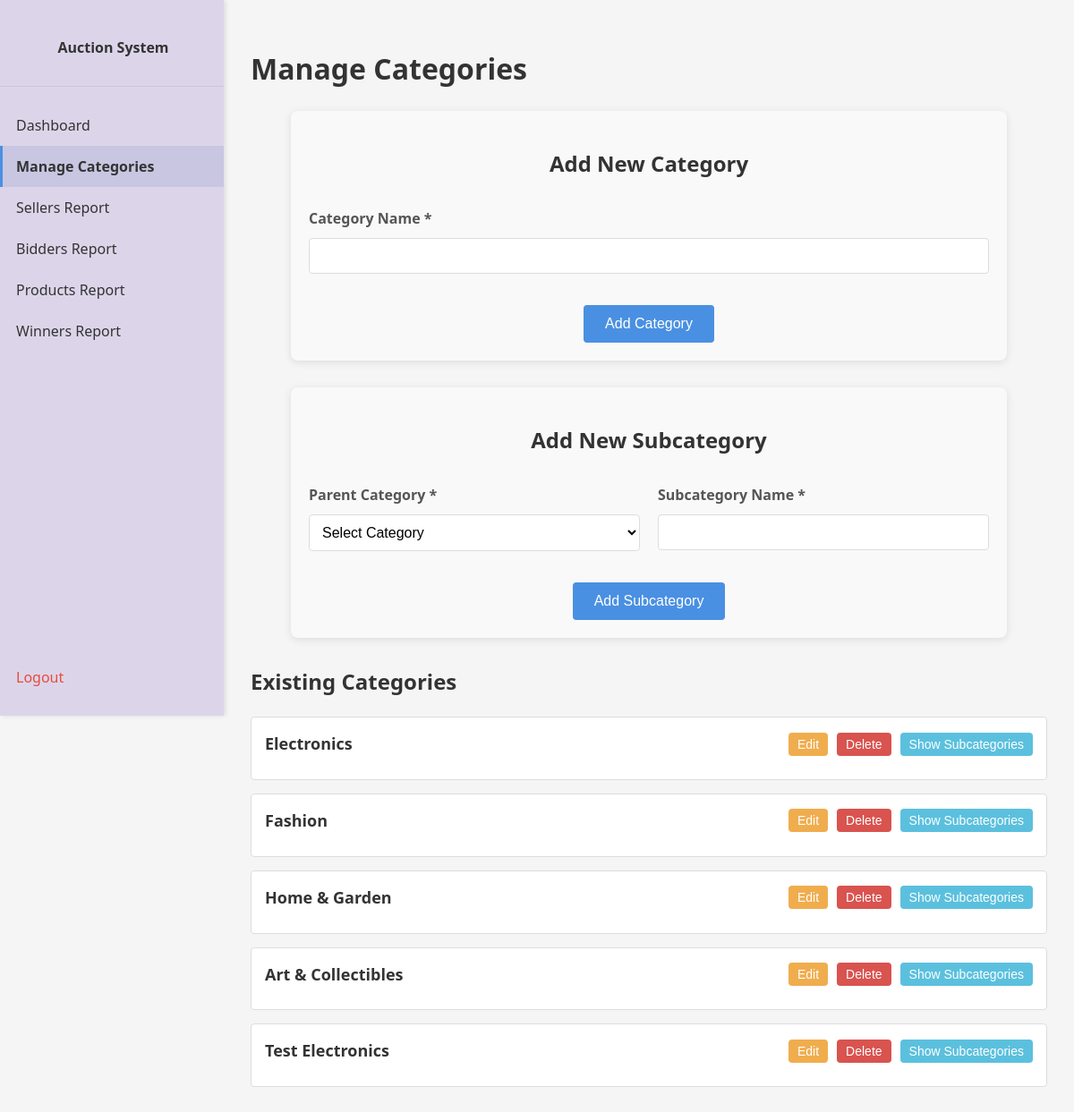
The app's page /admin/categories (signed in) with its own data.
### app/models.py (models this page shows, shortened)
class Category(db.Model):
    __tablename__ = 'categories'
    id = db.Column(db.Integer, primary_key=True)
    name = db.Column(db.String(100), nullable=False, unique=True)
    subcategories = db.relationship('Subcategory', backref='category', lazy=True)
    products = db.relationship('Product', backref='category', lazy=True)

### app/admin.py (the view)
@admin.route('/admin/categories')
@login_required
@role_required('admin')
def admin_categories():
    categories = Category.query.all()
    return render_template('admin_categories.html', categories=categories)

### app/utils.py (called while the page is built)
def login_required(f):
    @wraps(f)
    def decorated_function(*args, **kwargs):
        if 'user_id' not in session:
            return redirect(url_for('main.home'))
        return f(*args, **kwargs)
    return decorated_function

def role_required(role):
    def decorator(f):
        @wraps(f)
        def decorated_function(*args, **kwargs):
            if 'user_id' not in session or session.get('role') != role:
                return redirect(url_for('main.home'))
            return f(*args, **kwargs)
        return decorated_function
    return decorator

### app/templates/admin_categories.html (shortened to what this page needs)
<!DOCTYPE html>
<html>
<head>
    <link rel="stylesheet" href="{{ url_for('static', filename='style.css') }}">
</head>
<body>
    <div class="sidenav">
        <div class="brand">
            <a href="{{ url_for('main.home') }}">Auction System</a>
        </div>
        <a href="{{ url_for('admin.admin_dashboard') }}">Dashboard</a>
        <a href="{{ url_for('admin.admin_categories') }}" class="active">Manage Categories</a>
        <a href="{{ url_for('admin.admin_sellers_report') }}">Sellers Report</a>
        <a href="{{ url_for('admin.admin_bidders_report') }}">Bidders Report</a>
        <a href="{{ url_for('admin.admin_products_report') }}">Products Report</a>
        <a href="{{ url_for('admin.admin_winners_report') }}">Winners Report</a>
        <div class="logout">
            <a href="{{ url_for('auth.logout') }}">Logout</a>
        </div>
    </div>
    <div class="content">
        <h1>Manage Categories</h1>
        <div class="form-container">
            <h2 class="form-title">Add New Category</h2>
            <form id="category-form">
                <div class="form-row">
                    <div class="form-group">
                        <label for="category_name">Category Name *</label>
                        <input type="text" id="category_name" name="category_name" required>
                    </div>
                </div>
                <div class="form-actions">
                    <button type="submit" class="btn-submit">Add Category</button>
                </div>
            </form>
        </div>
        <div class="form-container" style="margin-top: 30px;">
            <h2 class="form-title">Add New Subcategory</h2>
            <form id="subcategory-form">
                <div class="form-row">
                    <div class="form-group">
                        <label for="parent_category">Parent Category *</label>
                        <select id="parent_category" name="parent_category" required>
                            <option value="">Select Category</option>
                        </select>
                    </div>
                    <div class="form-group">
                        <label for="subcategory_name">Subcategory Name *</label>
                        <input type="text" id="subcategory_name" name="subcategory_name" required>
                    </div>
                </div>
                <div class="form-actions">
                    <button type="submit" class="btn-submit">Add Subcategory</button>
                </div>
            </form>
        </div>
        <div class="categories-list">
            <h2>Existing Categories</h2>
            {% for category in categories %}
            <div class="category-item">
                <div class="category-header">
                    <div class="category-name">{{ category.name }}</div>
                    <div class="action-buttons">
                        <button class="btn-edit" onclick="editCategory({{ category.id }}, '{{ category.name }}')">Edit</button>
                        <button class="btn-delete" onclick="deleteCategory({{ category.id }})">Delete</button>
                        <button class="btn-toggle" onclick="toggleSubcategories({{ category.id }})">Show Subcategories</button>
                    </div>
                </div>
            </div>
            {% endfor %}
        </div>
    </div>
</body>
</html>

### app/static/style.css (style rules this page uses)
* { box-sizing: border-box; }
body { margin: 0; padding: 0; font-family: 'Segoe UI', Arial, sans-serif; display: flex; flex-direction: column; background-color: #f5f5f5; color: #333; min-height: 100vh; overflow-x: hidden; }
.content { padding: 30px; flex: 1; line-height: 1.6; width: 100%; box-sizing: border-box; margin: 0 auto; margin-left: 250px; max-width: calc(100vw - 250px); overflow-x: hidden; }
.sidenav { height: 100vh; width: 250px; position: fixed; z-index: 1; top: 0; left: 0; background-color: #dcd5ea; overflow-x: hidden; padding-top: 20px; box-shadow: 2px 0 5px rgba(0,0,0,0.1); }
.sidenav .brand { padding: 10px 15px 20px 15px; font-size: 20px; font-weight: bold; color: #333; border-bottom: 1px solid #c9c6e1; margin-bottom: 20px; text-align: center; }
.sidenav .brand a { color: #333; text-decoration: none; }
.sidenav a { padding: 12px 15px; text-decoration: none; font-size: 16px; color: #333; display: block; transition: 0.3s; border-left: 3px solid transparent; }
.sidenav a.active { background-color: #c9c6e1; border-left: 3px solid #4a90e2; font-weight: bold; }
.sidenav .logout { position: absolute; bottom: 20px; width: 100%; }
.sidenav .logout a { color: #e74c3c; }
.form-group { margin-bottom: 15px; }
.form-group label { display: block; margin-bottom: 5px; color: #333; font-weight: 500; }
.form-group input, .form-group select { width: 100%; padding: 8px; border: 1px solid #ddd; border-radius: 4px; font-size: 14px; }
.form-group select { background-color: white; }

### app/templates/admin_categories.html (style rules this page uses)
.form-container { max-width: 800px; margin: 0 auto; padding: 20px; background-color: #f9f9f9; border-radius: 8px; box-shadow: 0 2px 10px rgba(0,0,0,0.1); }
.form-title { text-align: center; margin-bottom: 30px; color: #333; }
.form-row { display: flex; flex-wrap: wrap; margin-bottom: 15px; gap: 20px; }
.form-group { flex: 1; min-width: 250px; }
.form-group label { display: block; margin-bottom: 8px; font-weight: bold; color: #555; }
.form-group input, .form-group select, .form-group textarea { width: 100%; padding: 10px; border: 1px solid #ddd; border-radius: 4px; font-size: 16px; transition: border-color 0.3s; }
.form-actions { text-align: center; margin-top: 20px; }
.btn-submit { background-color: #4a90e2; color: white; border: none; padding: 12px 24px; border-radius: 4px; cursor: pointer; font-size: 16px; transition: background-color 0.3s; }
.categories-list { margin-top: 30px; }
.category-item { background-color: #fff; border: 1px solid #ddd; border-radius: 4px; padding: 15px; margin-bottom: 15px; }
.category-header { display: flex; justify-content: space-between; align-items: center; margin-bottom: 10px; }
.category-name { font-weight: bold; font-size: 18px; }
.action-buttons { display: flex; gap: 10px; }
.btn-edit, .btn-delete, .btn-toggle { padding: 5px 10px; border-radius: 4px; cursor: pointer; font-size: 14px; border: none; }
.btn-edit { background-color: #f0ad4e; color: white; }
.btn-delete { background-color: #d9534f; color: white; }
.btn-toggle { background-color: #5bc0de; color: white; }

### records on screen
Category: name "Electronics"
Category: name "Fashion"
Category: name "Home & Garden"
Category: name "Art & Collectibles"
Category: name "Test Electronics"
